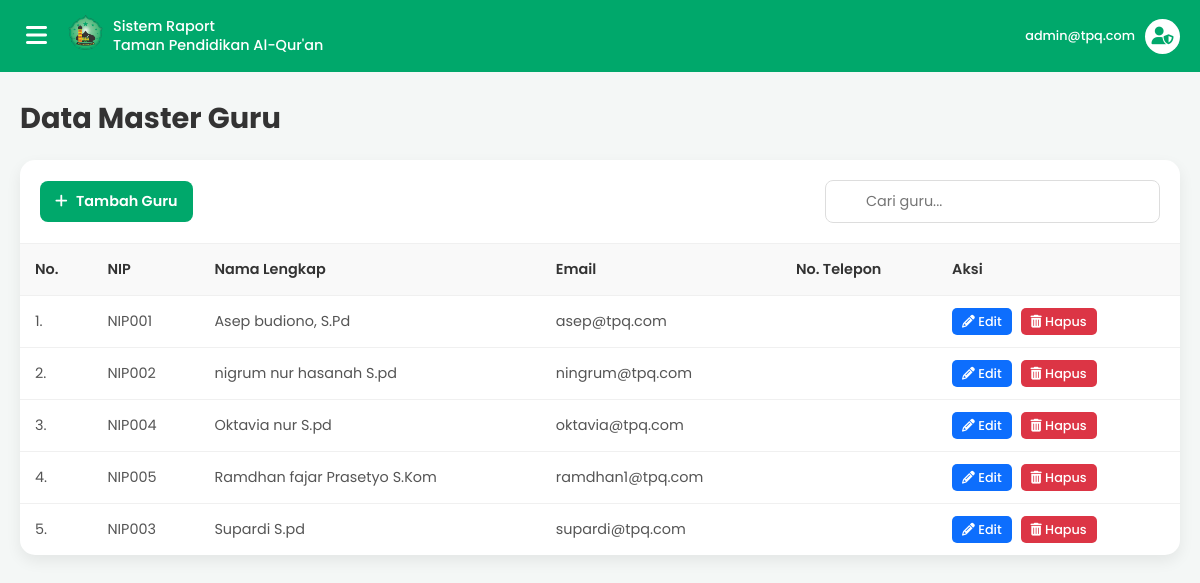
Screenshot of /admin/data_master/data_pengajar.php (signed in) with the database file from the repository.
### tables this page shows
CREATE TABLE `data_pengajar` (
  `id` int(11) NOT NULL,
  `user_id` int(11) NOT NULL,
  `nama_lengkap` varchar(100) NOT NULL,
  `nip` varchar(50) DEFAULT NULL,
  `no_telepon` varchar(20) DEFAULT NULL,
  `alamat` text DEFAULT NULL,
  `nik` varchar(20) DEFAULT NULL,
  `no_kk` varchar(20) DEFAULT NULL,
  `jenis_kelamin` enum('Laki-laki','Perempuan') DEFAULT NULL,
  `tempat_lahir` varchar(100) DEFAULT NULL,
  `tanggal_lahir` date DEFAULT NULL,
  `no_hp` varchar(20) DEFAULT NULL,
  `riwayat_pendidikan` text DEFAULT NULL,
  `foto` varchar(255) DEFAULT NULL
);

CREATE TABLE `users` (
  `id` int(11) NOT NULL,
  `email` varchar(100) NOT NULL,
  `password` varchar(255) NOT NULL,
  `role` enum('admin','pengajar','santri') NOT NULL,
  `created_at` timestamp NOT NULL DEFAULT current_timestamp()
);

### admin/data_master/data_pengajar.php (the view, shortened to what this page needs)
<?php
require '../../koneksi.php';
$sql = "SELECT dp.id, dp.nip, dp.nama_lengkap, dp.no_telepon, u.email
        FROM data_pengajar dp
        JOIN users u ON dp.user_id = u.id
        ORDER BY dp.nama_lengkap ASC";
$result = $koneksi->query($sql);
$data_guru = [];
if ($result->num_rows > 0) {
    while($row = $result->fetch_assoc()) {
        $data_guru[] = $row;
    }
}
?>
<!DOCTYPE html>
<html lang="id">
<head>
    <link rel="stylesheet" href="https://cdnjs.cloudflare.com/ajax/libs/font-awesome/6.5.1/css/all.min.css">
</head>
<body>
    <div class="main-content">
        <header class="header">
            <div class="header-left">
                <button class="hamburger-btn" id="hamburger-btn">
                    <i class="fas fa-bars"></i>
                </button>
                <div class="header-logo">
                    <img src="../../img/logo1.png" alt="Logo">
                </div>
                <div class="header-title">
                    Sistem Raport<br>Taman Pendidikan Al-Qur'an
                </div>
            </div>
            <div class="header-right">
                <a href="#" class="user-profile">
                    <div class="user-info">
                        <span><?php echo htmlspecialchars($_SESSION['email']); ?></span>
                    </div>
                    <div class="icon-wrapper">
                        <i class="fas fa-user-shield"></i>
                    </div>
                </a>
            </div>
        </header>
        <main class="dashboard-area">
            <h1>Data Master Guru</h1>
            <div class="card-table">
                <div class="card-header">
                    <a href="tambah_guru.php" class="btn-tambah">
                        <i class="fas fa-plus"></i> Tambah Guru
                    </a>
                    <div class="search-bar">
                        <input type="text" placeholder="Cari guru...">
                    </div>
                </div>
                <div class="card-body">
                    <table class="data-table">
                        <thead>
                            <tr>
                                <th>No.</th>
                                <th>NIP</th>
                                <th>Nama Lengkap</th>
                                <th>Email</th>
                                <th>No. Telepon</th>
                                <th>Aksi</th>
                            </tr>
                        </thead>
                        <tbody>
                            <?php if (empty($data_guru)): ?>
                                <tr>
                                    <td colspan="6" class="no-data">
                                        Belum ada data guru.
                                    </td>
                                </tr>
                            <?php else: ?>
                                <?php $no = 1; foreach ($data_guru as $guru): ?>
                                <tr>
                                    <td><?php echo $no++; ?>.</td>
                                    <td><?php echo htmlspecialchars($guru['nip'] ?? '-'); ?></td>
                                    <td><?php echo htmlspecialchars($guru['nama_lengkap']); ?></td>
                                    <td><?php echo htmlspecialchars($guru['email']); ?></td>
                                    <td><?php echo htmlspecialchars($guru['no_telepon'] ?? '-'); ?></td>
                                    <td>
                                        <a href="../data_master/crud/edit_guru.php?id=<?php echo $guru['id']; ?>" class="btn-aksi btn-edit"><i class="fas fa-pencil-alt"></i> Edit</a>
                                        <a href="../data_master/crud/delete_guru.php?id=<?php echo $guru['id']; ?>" class="btn-aksi btn-hapus" onclick="return confirm('Apakah Anda yakin ingin menghapus guru ini?');"><i class="fas fa-trash-alt"></i> Hapus</a>
                                    </td>
                                </tr>
                                <?php endforeach; ?>
                            <?php endif; ?>
                        </tbody>
                    </table>
                </div>
            </div>
        </main>
    </div>
</body>
</html>

### admin/data_master/data_pengajar.php (style rules this page uses)
:root { --warna-hijau: #00a86b; --warna-hijau-muda: #e6f7f0; --warna-latar: #f4f7f6; --warna-teks: #333333; --warna-teks-abu: #555; --lebar-sidebar: 280px; }
body, html { margin: 0; padding: 0; font-family: 'Poppins', sans-serif; background-color: var(--warna-latar); box-sizing: border-box; }
*, *:before, *:after { box-sizing: inherit; }
.main-content { width: 100%; min-height: 100vh; }
.header { display: flex; align-items: center; justify-content: space-between; padding: 15px 20px; background-color: var(--warna-hijau); color: white; }
.header-left { display: flex; align-items: center; }
.hamburger-btn { font-size: 1.5rem; background: none; border: none; color: white; cursor: pointer; margin-right: 15px; }
.header-logo img { width: 35px; height: 35px; border-radius: 50%; object-fit: cover; margin-right: 10px; }
.header-title { font-size: 0.9rem; font-weight: 500; line-height: 1.3; }
.header-right .user-profile { display: flex; align-items: center; text-align: right; text-decoration: none; color: white; }
.user-profile .user-info { display: flex; flex-direction: column; }
.user-profile span { font-size: 0.8rem; font-weight: 500; }
.user-profile .icon-wrapper { background-color: white; color: var(--warna-hijau); border-radius: 50%; width: 35px; height: 35px; display: flex; align-items: center; justify-content: center; margin-left: 10px; font-size: 1.1rem; }
.dashboard-area { padding: 25px 20px; }
.dashboard-area h1 { color: var(--warna-teks); font-size: 1.8rem; margin-top: 0; margin-bottom: 20px; }
.card-table { background-color: white; border-radius: 15px; box-shadow: 0 6px 15px rgba(0, 0, 0, 0.07); overflow: hidden; }
.card-header { display: flex; flex-wrap: wrap; justify-content: space-between; align-items: center; padding: 20px; border-bottom: 1px solid #f0f0f0; }
.btn-tambah { background-color: var(--warna-hijau); color: white; text-decoration: none; padding: 10px 15px; border-radius: 8px; font-weight: 600; font-size: 0.9rem; transition: background-color 0.3s; }
.btn-tambah i { margin-right: 5px; }
.search-bar { position: relative; }
.search-bar input { padding: 10px 15px 10px 40px; border: 1px solid #ddd; border-radius: 8px; font-size: 0.9rem; font-family: 'Poppins', sans-serif; }
.card-body { padding: 0; overflow-x: auto; }
.data-table { width: 100%; border-collapse: collapse; font-size: 0.9rem; }
.data-table th, .data-table td { padding: 15px; text-align: left; border-bottom: 1px solid #f0f0f0; color: var(--warna-teks-abu); white-space: nowrap; }
.data-table th { background-color: #f9f9f9; color: var(--warna-teks); font-weight: 600; }
.data-table tbody tr:last-child td { border-bottom: none; }
.btn-aksi { text-decoration: none; padding: 5px 10px; border-radius: 5px; color: white; font-weight: 500; font-size: 0.8rem; margin-right: 5px; }
.btn-edit { background-color: #0d6efd; }
.btn-hapus { background-color: #dc3545; }

### rows the page displays
data_pengajar: nip "NIP001", nama_lengkap "Asep budiono, S.Pd", user.email "asep@tpq.com"
data_pengajar: nip "NIP002", nama_lengkap "nigrum nur hasanah S.pd", user.email "ningrum@tpq.com"
data_pengajar: nip "NIP004", nama_lengkap "Oktavia nur S.pd", user.email "oktavia@tpq.com"
data_pengajar: nip "NIP005", nama_lengkap "Ramdhan fajar Prasetyo S.Kom", user.email "ramdhan1@tpq.com"
data_pengajar: nip "NIP003", nama_lengkap "Supardi S.pd", user.email "supardi@tpq.com"

### other values shown
$_SESSION['email'] "admin@tpq.com"
